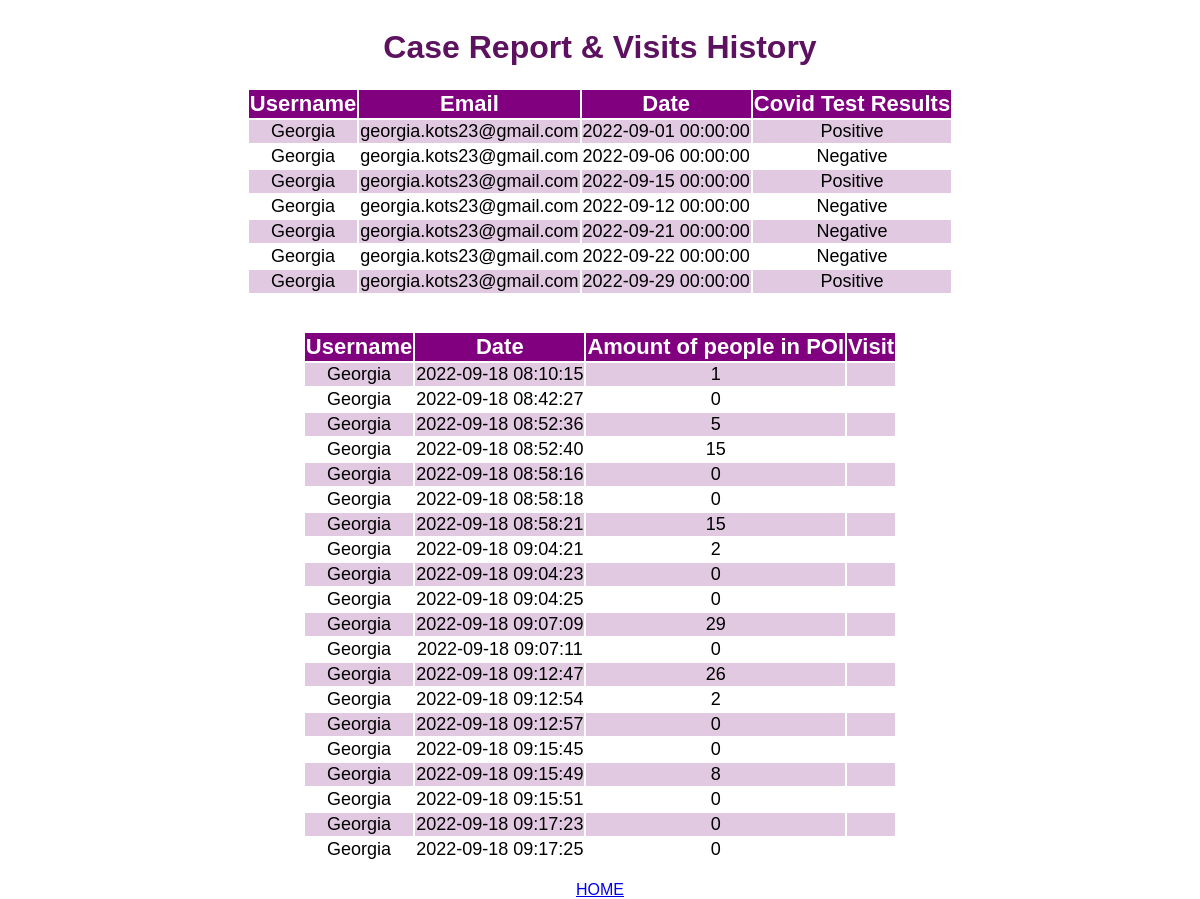
The app's page /profile.php (signed in) with its own data.
### tables this page shows
CREATE TABLE `covid` (
  `userid` int(10) NOT NULL,
  `username` varchar(200) NOT NULL,
  `useremail` varchar(200) NOT NULL,
  `date` datetime NOT NULL,
  `expdate` datetime DEFAULT NULL,
  `results` varchar(200) NOT NULL
);

CREATE TABLE `checkin` (
  `num` int(11) NOT NULL,
  `user_id` int(11) NOT NULL,
  `user_name` varchar(255) NOT NULL,
  `date` datetime NOT NULL,
  `amount` int(11) NOT NULL,
  `visit` varchar(255) NOT NULL
);

### profile.php (the view, shortened to what this page needs)
<!DOCTYPE html>
<html>
<head>
	<link rel="stylesheet" type="text/css" href="stylee.css">
</head>
<h1>Case Report & Visits History</h1>
	<table>
		<tr>
			<th>Username</th>
			<th>Email</th>
			<th>Date</th>
			<th>Covid Test Results</th>
		</tr>
<?php
include "db_conn.php";
$userid = $_SESSION['id'];
$sql7="SELECT username, useremail, date, results FROM covid WHERE userid='$userid'";
$result7 = $conn -> query($sql7);
if($result7 -> num_rows > 0){
	while( $row = $result7 -> fetch_assoc()){
		echo "<tr><td>". $row["username"]. "</td> <td>".  $row["useremail"]. "</td> <td>".  $row["date"]. "</td> <td>".  $row["results"]. "</td> </tr>";
	}
	echo "</table>";
}
else {
	echo "";
}
?>
<br><br>
<table>
		<tr>
			<th>Username</th>
			<th>Date</th>
			<th>Amount of people in POI</th>
			<th>Visit</th>
		</tr>
<?php
$sql10="SELECT user_name, date, amount,visit FROM checkin WHERE user_id='$userid'";
$result10 = $conn -> query($sql10);
if($result10 -> num_rows > 0){
	while( $row = $result10 -> fetch_assoc()){
		echo "<tr><td>". $row["user_name"]. "</td> <td>". $row["date"]. "</td> <td>".  $row["amount"]. "</td> <td>". $row["visit"]. "</td> </tr>";
	}
	echo "</table>";
}
else {
	echo "";
}
?>
<br>
<a href="home.php">HOME</a>
</html>

### stylee.css (style rules this page uses)
* { font-family: sans-serif; box-sizing: border-box; }
h1 { text-align: center; color: rgb(93, 18, 95); }
table { display: flex; width: 100%; color:#000; font-family: sans-serif; font-size: 18px; justify-content: center; text-align: center; }
th { background-color: #800080; color :#fff; font-size: 22px; text-align: center; }
tr:nth-child(even) { background-color: #e2c9e2; }

### records on screen
covid: username "Georgia", useremail "georgia.kots23@gmail.com", date "2022-09-01 00:00:00", results "Positive"
covid: username "Georgia", useremail "georgia.kots23@gmail.com", date "2022-09-06 00:00:00", results "Negative"
covid: username "Georgia", useremail "georgia.kots23@gmail.com", date "2022-09-15 00:00:00", results "Positive"
covid: username "Georgia", useremail "georgia.kots23@gmail.com", date "2022-09-12 00:00:00", results "Negative"
covid: username "Georgia", useremail "georgia.kots23@gmail.com", date "2022-09-21 00:00:00", results "Negative"
covid: username "Georgia", useremail "georgia.kots23@gmail.com", date "2022-09-22 00:00:00", results "Negative"
covid: username "Georgia", useremail "georgia.kots23@gmail.com", date "2022-09-29 00:00:00", results "Positive"
checkin: user_name "Georgia", date "2022-09-18 08:10:15", amount "1"
checkin: user_name "Georgia", date "2022-09-18 08:42:27", amount "0"
checkin: user_name "Georgia", date "2022-09-18 08:52:36", amount "5"
checkin: user_name "Georgia", date "2022-09-18 08:52:40", amount "15"
checkin: user_name "Georgia", date "2022-09-18 08:58:16", amount "0"
checkin: user_name "Georgia", date "2022-09-18 08:58:18", amount "0"
checkin: user_name "Georgia", date "2022-09-18 08:58:21", amount "15"
checkin: user_name "Georgia", date "2022-09-18 09:04:21", amount "2"
checkin: user_name "Georgia", date "2022-09-18 09:04:23", amount "0"
checkin: user_name "Georgia", date "2022-09-18 09:04:25", amount "0"
checkin: user_name "Georgia", date "2022-09-18 09:07:09", amount "29"
checkin: user_name "Georgia", date "2022-09-18 09:07:11", amount "0"
checkin: user_name "Georgia", date "2022-09-18 09:12:47", amount "26"
checkin: user_name "Georgia", date "2022-09-18 09:12:54", amount "2"
checkin: user_name "Georgia", date "2022-09-18 09:12:57", amount "0"
checkin: user_name "Georgia", date "2022-09-18 09:15:45", amount "0"
checkin: user_name "Georgia", date "2022-09-18 09:15:49", amount "8"
checkin: user_name "Georgia", date "2022-09-18 09:15:51", amount "0"
checkin: user_name "Georgia", date "2022-09-18 09:17:23", amount "0"
checkin: user_name "Georgia", date "2022-09-18 09:17:25", amount "0"
